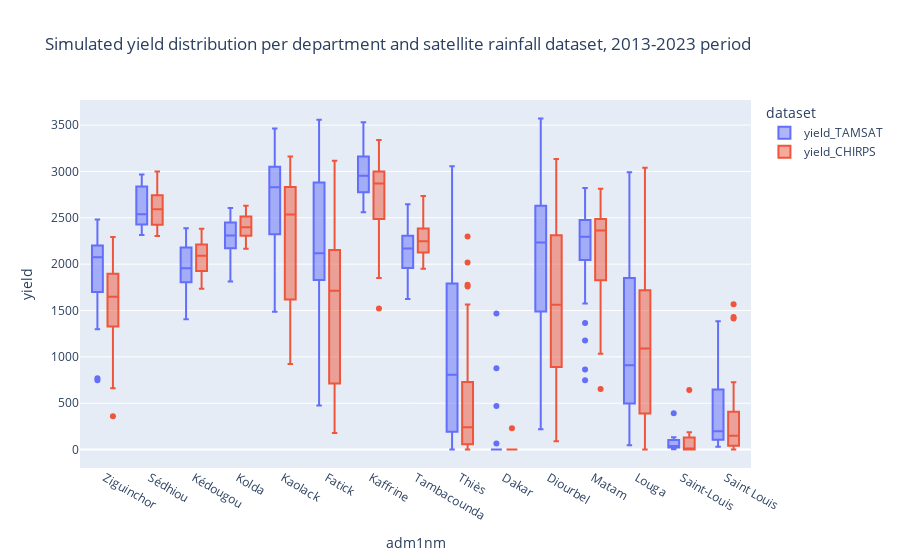

The code cell stored with this chart in its notebook:
### Markdown cell above
Now we can plot our nice box and whiskers graph

### Code cell
import plotly.express as px

fig = px.box(gdf_final_melted, x="adm1nm", y="yield", color="dataset", title="Simulated yield distribution per department and satellite rainfall dataset, 2013-2023 period")
fig.show()

### Figure 1 — Plotly figure (JSON) as saved in the notebook; plotly's stock layout.template omitted (floating-point values rounded to 4 significant figures; data arrays with more than 128 entries replaced by an {"elided": "..."} marker saying what was removed)
{"data": [{"alignmentgroup": "True", "hovertemplate": "dataset=yield_TAMSAT<br>adm1nm=%{x}<br>yield=%{y}<extra></extra>", "legendgroup": "yield_TAMSAT", "marker": {"color": "#636efa"}, "name": "yield_TAMSAT", "notched": false, "offsetgroup": "yield_TAMSAT", "orientation": "v", "showlegend": true, "type": "box", "x": {"elided": "506 str values"}, "x0": " ", "xaxis": "x", "y": {"elided": "506 float values"}, "y0": " ", "yaxis": "y"}, {"alignmentgroup": "True", "hovertemplate": "dataset=yield_CHIRPS<br>adm1nm=%{x}<br>yield=%{y}<extra></extra>", "legendgroup": "yield_CHIRPS", "marker": {"color": "#EF553B"}, "name": "yield_CHIRPS", "notched": false, "offsetgroup": "yield_CHIRPS", "orientation": "v", "showlegend": true, "type": "box", "x": {"elided": "506 str values"}, "x0": " ", "xaxis": "x", "y": {"elided": "506 float values"}, "y0": " ", "yaxis": "y"}], "layout": {"boxmode": "group", "legend": {"title": {"text": "dataset"}, "tracegroupgap": 0}, "title": {"text": "Simulated yield distribution per department and satellite rainfall dataset, 2013-2023 period"}, "xaxis": {"anchor": "y", "domain": [0, 1], "title": {"text": "adm1nm"}}, "yaxis": {"anchor": "x", "domain": [0, 1], "title": {"text": "yield"}}}}
